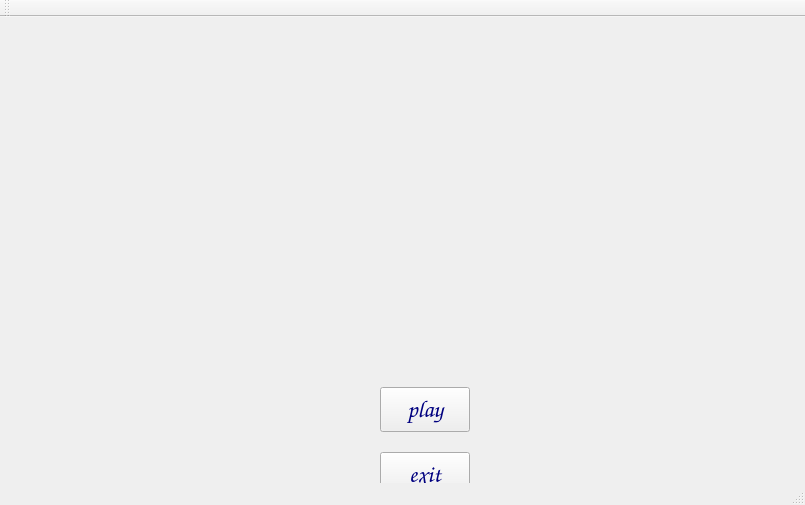
<?xml version="1.0" encoding="UTF-8"?>
<ui version="4.0">
 <class>MainWindow</class>
 <widget class="QMainWindow" name="MainWindow">
  <property name="geometry">
   <rect>
    <x>0</x>
    <y>0</y>
    <width>805</width>
    <height>505</height>
   </rect>
  </property>
  <property name="windowTitle">
   <string>MainWindow</string>
  </property>
  <widget class="QWidget" name="centralWidget">
   <widget class="QLabel" name="label">
    <property name="geometry">
     <rect>
      <x>0</x>
      <y>0</y>
      <width>800</width>
      <height>500</height>
     </rect>
    </property>
    <property name="text">
     <string/>
    </property>
    <property name="pixmap">
     <pixmap resource="img.qrc">:/img/menu.jpg</pixmap>
    </property>
   </widget>
   <widget class="QPushButton" name="PlayButton">
    <property name="geometry">
     <rect>
      <x>380</x>
      <y>370</y>
      <width>90</width>
      <height>45</height>
     </rect>
    </property>
    <property name="font">
     <font>
      <family>Comic Sans MS</family>
      <pointsize>18</pointsize>
      <weight>75</weight>
      <bold>true</bold>
     </font>
    </property>
    <property name="styleSheet">
     <string notr="true">color: rgb(0, 0, 127);</string>
    </property>
    <property name="text">
     <string>play</string>
    </property>
   </widget>
   <widget class="QPushButton" name="ExitButton">
    <property name="geometry">
     <rect>
      <x>380</x>
      <y>435</y>
      <width>90</width>
      <height>45</height>
     </rect>
    </property>
    <property name="font">
     <font>
      <family>Comic Sans MS</family>
      <pointsize>18</pointsize>
      <weight>75</weight>
      <bold>true</bold>
     </font>
    </property>
    <property name="styleSheet">
     <string notr="true">color: rgb(0, 0, 127);</string>
    </property>
    <property name="text">
     <string>exit</string>
    </property>
   </widget>
  </widget>
  <widget class="QMenuBar" name="menuBar">
   <property name="geometry">
    <rect>
     <x>0</x>
     <y>0</y>
     <width>805</width>
     <height>21</height>
    </rect>
   </property>
  </widget>
  <widget class="QToolBar" name="mainToolBar">
   <attribute name="toolBarArea">
    <enum>TopToolBarArea</enum>
   </attribute>
   <attribute name="toolBarBreak">
    <bool>false</bool>
   </attribute>
  </widget>
  <widget class="QStatusBar" name="statusBar"/>
 </widget>
 <layoutdefault spacing="6" margin="11"/>
 <resources>
  <include location="img.qrc"/>
 </resources>
 <connections/>
</ui>
